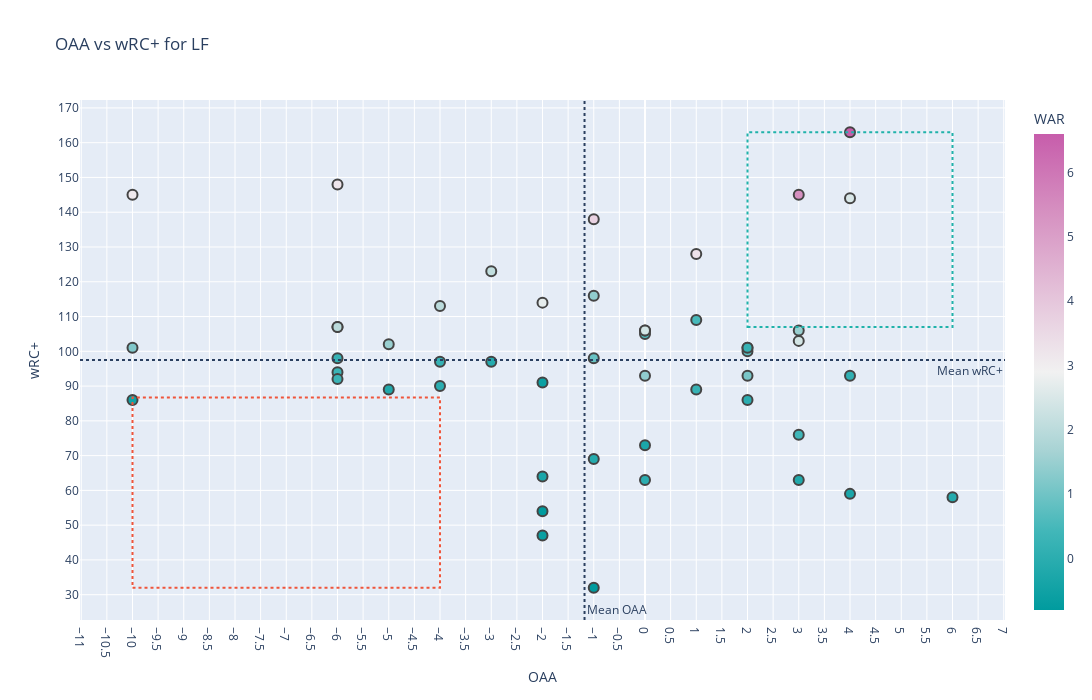

Notebook code for this chart:
### Code cell
lf_plot

### Figure 1 — Plotly figure (JSON) as saved in the notebook; plotly's stock layout.template omitted (floating-point values rounded to 4 significant figures)
{"data": [{"customdata": [["TEX", 220], ["PIT", 148], ["SFG", 312], ["WSN", 654], ["BAL", 197], ["- - -", 555], ["- - -", 191], ["STL", 537], ["MIL", 271], ["COL", 533], ["ARI", 538], ["MIL", 475], ["- - -", 365], ["CHW", 231], ["MIN", 157], ["SEA", 265], ["MIN", 301], ["TBR", 604], ["BAL", 616], ["ATL", 208], ["TEX", 154], ["KCR", 538], ["NYY", 461], ["BAL", 529], ["- - -", 412], ["WSN", 213], ["HOU", 598], ["BOS", 136], ["COL", 211], ["- - -", 133], ["TEX", 220], ["DET", 671], ["TEX", 284], ["SEA", 122], ["ATL", 175], ["HOU", 508], ["TBR", 591], ["CLE", 361], ["SFG", 312], ["MIN", 213], ["SDP", 561], ["TOR", 541], ["BOS", 604], ["WSN", 289], ["CHW", 469], ["LAA", 362], ["CIN", 485], ["- - -", 471], ["NYM", 493], ["- - -", 400]], "hovertemplate": "<b>%{hovertext}</b><br><br>OAA=%{x}<br>wRC+=%{y}<br>Team=%{customdata[0]}<br>PA=%{customdata[1]}<br>WAR=%{marker.color}<extra></extra>", "hovertext": ["Eli White", "Anthony Alford", "Darin Ruf", "Juan Soto", "Ryan McKenna", "Adam Duvall", "Mike Tauchman", "Tyler O'Neill", "Tyrone Taylor", "Raimel Tapia", "David Peralta", "Christian Yelich", "Corey Dickerson", "Eloy Jimenez", "Rob Refsnyder", "Jake Fraley", "Trevor Larnach", "Randy Arozarena", "Trey Mancini", "Marcell Ozuna", "Jason Martin", "Andrew Benintendi", "Brett Gardner", "Austin Hays", "Eddie Rosario", "Andrew Stevenson", "Yordan Alvarez", "Franchy Cordero", "Connor Joe", "Ka'ai Tom", "David Dahl", "Robbie Grossman", "Willie Calhoun", "Jose Marmolejos", "Abraham Almonte", "Michael Brantley", "Austin Meadows", "Harold Ramirez", "Alex Dickerson", "Brent Rooker", "Tommy Pham", "Lourdes Gurriel Jr.", "Alex Verdugo", "Yadiel Hernandez", "Andrew Vaughn", "Justin Upton", "Jesse Winker", "Kyle Schwarber", "Dominic Smith", "Ben Gamel"], "legendgroup": "", "marker": {"color": [-0.1, 0.1, 2.5, 6.6, -0.3, 2.4, -0.2, 5.4, 1.5, 0.4, 1.1, 1.5, 0.8, 0.2, 0, 0.5, 0.2, 3.3, 0.6, -0.3, 0, 2.1, 1.4, 2.4, 0.9, -0.1, 3.7, -0.8, 1.4, -0.6, -0.8, 2.7, -0.6, -0.3, -0.1, 2.1, 2, 0, 0.2, -0.2, 1.5, 1.5, 2, 0.2, 0.3, 0.3, 3.2, 3.1, -0.5, 1.2], "coloraxis": "coloraxis", "line": {"width": 2}, "size": 10, "symbol": "circle"}, "mode": "markers", "name": "", "orientation": "v", "showlegend": false, "type": "scatter", "x": [6, 4, 4, 4, 4, 3, 3, 3, 3, 3, 2, 2, 2, 2, 2, 1, 1, 1, 0, 0, 0, 0, 0, 0, -1, -1, -1, -1, -1, -2, -2, -2, -2, -2, -3, -3, -4, -4, -4, -5, -5, -6, -6, -6, -6, -6, -6, -10, -10, -10], "xaxis": "x", "y": [58, 93, 144, 163, 59, 103, 63, 145, 106, 76, 93, 101, 100, 101, 86, 109, 89, 128, 105, 73, 63, 106, 93, 106, 98, 69, 138, 32, 116, 47, 54, 114, 91, 64, 97, 123, 113, 90, 97, 89, 102, 107, 107, 98, 94, 92, 148, 145, 86, 101], "yaxis": "y"}], "layout": {"annotations": [{"showarrow": false, "text": "Mean wRC+", "x": 1, "xanchor": "right", "xref": "x domain", "y": 97.5, "yanchor": "top", "yref": "y"}, {"showarrow": false, "text": "Mean OAA", "x": -1.18, "xanchor": "left", "xref": "x", "y": 0, "yanchor": "bottom", "yref": "y domain"}], "coloraxis": {"colorbar": {"title": {"text": "WAR"}}, "colorscale": [[0, "rgb(0, 155, 158)"], [0.1667, "rgb(66, 183, 185)"], [0.3333, "rgb(167, 211, 212)"], [0.5, "rgb(241, 241, 241)"], [0.6667, "rgb(228, 193, 217)"], [0.8333, "rgb(214, 145, 193)"], [1, "rgb(199, 93, 171)"]]}, "height": 700, "legend": {"tracegroupgap": 0}, "shapes": [{"line": {"color": "LightSeaGreen", "dash": "dot", "width": 2}, "x0": 2, "x1": 6, "y0": 107, "y1": 163}, {"line": {"color": "#EF553B", "dash": "dot", "width": 2}, "x0": -10, "x1": -4, "y0": 32, "y1": 86.75}, {"line": {"dash": "dot"}, "type": "line", "x0": 0, "x1": 1, "xref": "x domain", "y0": 97.5, "y1": 97.5, "yref": "y"}, {"line": {"dash": "dot"}, "type": "line", "x0": -1.18, "x1": -1.18, "xref": "x", "y0": 0, "y1": 1, "yref": "y domain"}], "title": {"text": "OAA vs wRC+ for LF"}, "width": 1350, "xaxis": {"anchor": "y", "domain": [0, 1], "nticks": 40, "title": {"text": "OAA"}}, "yaxis": {"anchor": "x", "domain": [0, 1], "nticks": 20, "title": {"text": "wRC+"}}}}
